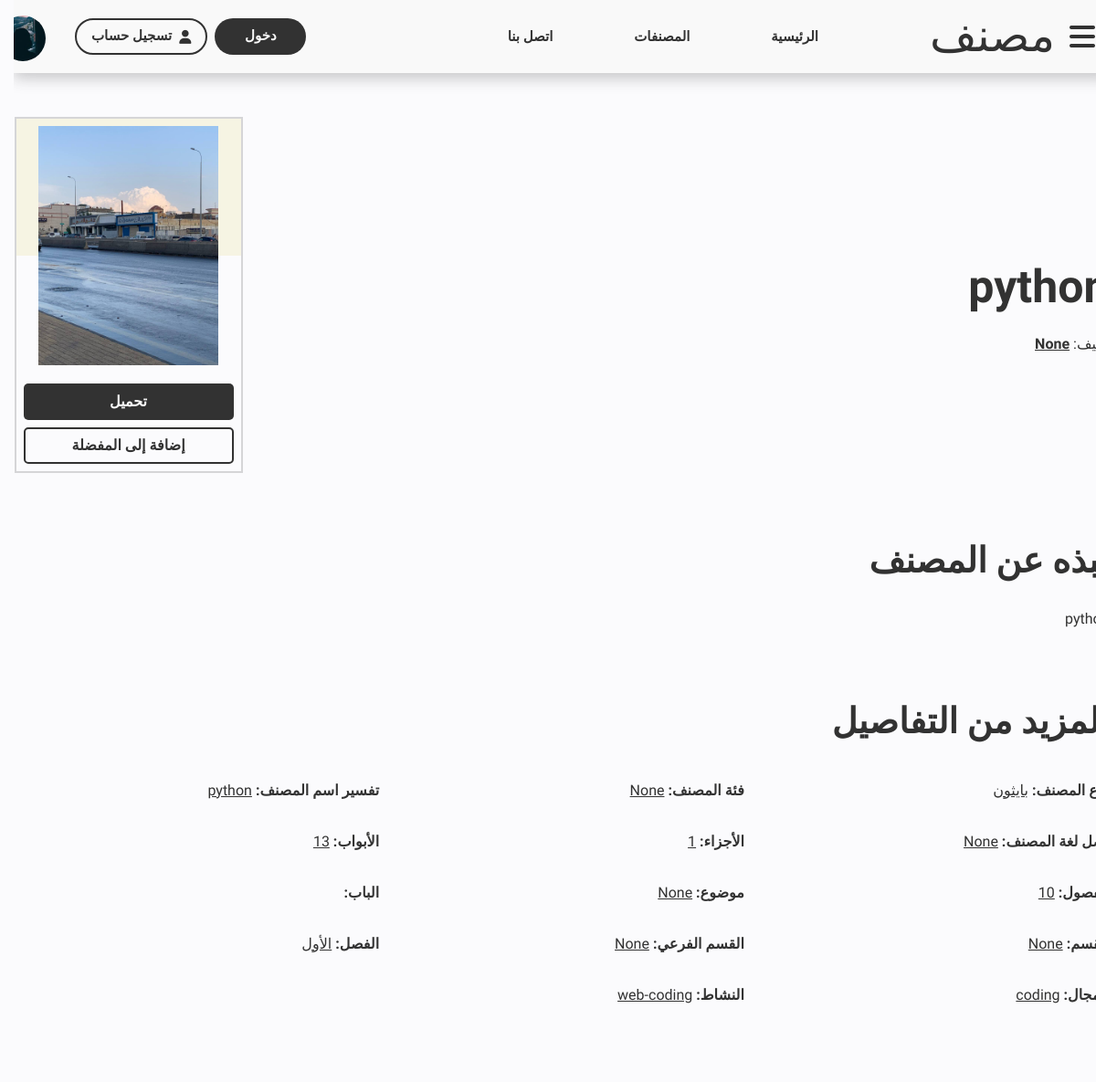
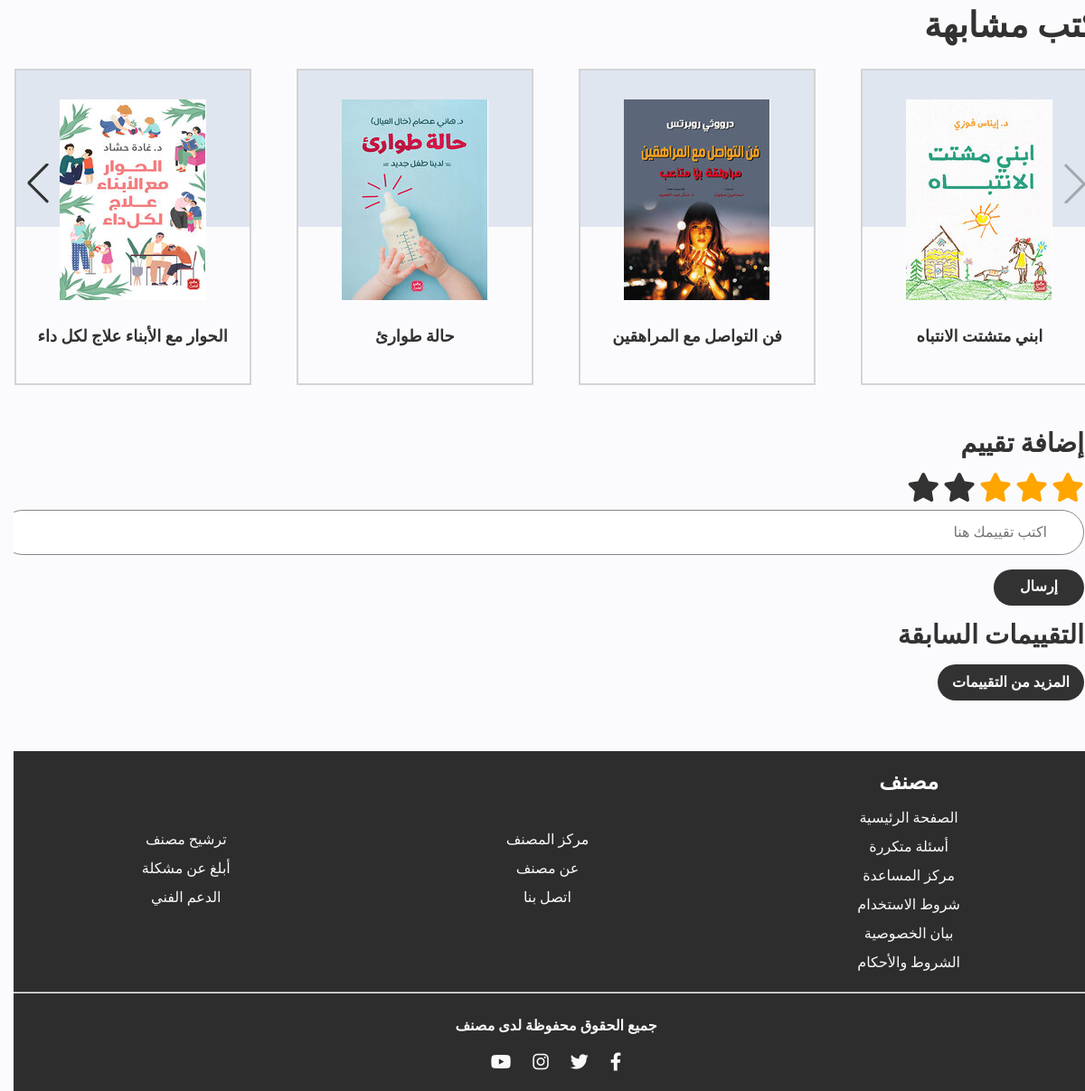
Screenshot of /mosannaf/details/1 with the database file from the repository (2 pictures, top to bottom).
### mosannaf/models.py (models this page shows, shortened)
class Mosannaf(models.Model):
    name = models.CharField(max_length=255, verbose_name='اسم المصنف')
    meaning = models.TextField(verbose_name='تفسير اسم المصنف')
    summary = models.TextField(verbose_name='نبذه عن المصنف')
    m_type = models.ForeignKey(
        'Type', on_delete=models.SET_NULL, blank=True, null=True, verbose_name='نوع المصنف')
    chain = models.CharField(max_length=200, verbose_name='سلسلة')
    related_to = models.ForeignKey(
        "Mosannaf", on_delete=models.SET_NULL, null=True, blank=True, verbose_name='ذو علاقة', related_name='mosannaf_related_to')
    competitor = models.ForeignKey(
        "Mosannaf", on_delete=models.SET_NULL, verbose_name="منافس", null=True, blank=True, related_name='mosannaf_competitor')
    contrary = models.ForeignKey(
        "Mosannaf", on_delete=models.SET_NULL, blank=True, null=True, verbose_name='منافي', related_name='mosannaf_contrary')
    fields = models.ManyToManyField("Field", verbose_name="المجالات")
    category = models.ForeignKey(
        "Category", verbose_name="الفئة", on_delete=models.SET_NULL, null=True, blank=True)
    specialization = models.ForeignKey(
        "Specialization", verbose_name="التخصصص", on_delete=models.SET_NULL, null=True, blank=True)
    original_lang = models.ForeignKey(
        "Lang", verbose_name="أصل لغة المصنف", on_delete=models.SET_NULL, null=True, blank=True)
    date_published = models.DateField(
        verbose_name='تاريخ النشر', null=True, blank=True)
    parts_count = models.IntegerField(default=0, verbose_name='الأجزاء')
    pages_count = models.IntegerField(default=0, verbose_name='الصفحات')
    units_count = models.IntegerField(default=0, verbose_name='اﻷبواب')
    chapters_count = models.IntegerField(default=0, verbose_name='الفصول')
    subject = models.CharField(
        verbose_name="الموضوع", blank=True, null=True, max_length=100)
    branch = models.ForeignKey(
        "Branch", verbose_name='القسم', on_delete=models.SET_NULL, blank=True, null=True)
    sub_branch = models.ForeignKey(
        "SubBranch", verbose_name='القسم الفرعي', on_delete=models.SET_NULL, blank=True, null=True)
    chapter = models.CharField(max_length=200, verbose_name="الفصل")
    field = models.CharField(max_length=200, verbose_name="المجال")
    activity = models.CharField(max_length=200, verbose_name="النشاط")
    image = models.ImageField(verbose_name='صورة المصنف', upload_to='covers/',
                              height_field=None, width_field=None, max_length=None)
    file = models.FileField(verbose_name='ملف المصنف',
                            upload_to='mosannafat/', max_length=100)
    m_format = models.ForeignKey(
        "Formats", verbose_name="صيغة المصنف", blank=True, null=True, on_delete=models.SET_NULL)
    m_form = models.ForeignKey(
        "Forms", verbose_name="شكل المصنف", blank=True, null=True, on_delete=models.SET_NULL)
    m_size = models.CharField(max_length=200, verbose_name="حجم المصنف")
    measurement = models.ForeignKey(
        "Measurement", verbose_name="قياس المصنف", blank=True, null=True, on_delete=models.SET_NULL)
    preparation = models.ForeignKey(
        "Preparation", verbose_name='إعداد', on_delete=models.SET_NULL, blank=True, null=True)
    author = models.ForeignKey(
        "Author", verbose_name='المؤلف', on_delete=models.SET_NULL, blank=True, null=True)
    checker = models.ForeignKey(
        "Checker", verbose_name='المحقق', on_delete=models.SET_NULL, blank=True, null=True)
    publisher = models.ForeignKey(
        "Publisher", verbose_name='ناشر', on_delete=models.SET_NULL, blank=True, null=True)
    printing_house = models.ForeignKey(
        "PrintingHouse", on_delete=models.SET_NULL, null=True, blank=True, verbose_name="المطبعة")
    print_year = models.CharField(verbose_name="سنة الطباعة", max_length=20)
    print_number = models.CharField(verbose_name="رقم طبعة", max_length=20)
    publish_year = models.CharField(verbose_name="سنة النشر", max_length=20)
    isbn = models.CharField(verbose_name='ردمك', max_length=50)
    issn = models.CharField(verbose_name='ردمد', max_length=50)
    deposit_number = models.CharField(
        verbose_name='رقم الايداع', max_length=60)
    iso = models.CharField(max_length=200, verbose_name='ايزو')
    cover_artist = models.ForeignKey(
        "CoverArtists", verbose_name="فنان الغلاف", on_delete=models.SET_NULL, null=True, blank=True)
    class Meta:
        verbose_name = 'مصنف'
        verbose_name_plural = 'المصنفات'

class Type(models.Model):
    name = models.CharField(max_length=250, verbose_name='نوع المصنف')
    def __str__(self):
        return self.name
    class Meta:
        verbose_name = 'نوع المصنف'
        verbose_name_plural = 'أنوع المصنفات'

### mosannaf/views.py (the view)
# urls.py: path('details/<int:id>', details, name='details'),
def details(request, id):
    mosannaf = Mosannaf.objects.get(id=id)
    form = RateForm()
    form1 = AddRate()
    rates = Rate.objects.filter(mosannaf=mosannaf)
    context = {
        'mosannaf': mosannaf,
        'rates': rates,
        'form': form,
        'form1': form1,
    }
    return render(request, 'mosannaf/mosannaf_details.html', context)

### mosannaf/forms.py
class RateForm(forms.ModelForm):
    class Meta:
        model = Rate
        fields = ['details']

class AddRate(forms.Form):
    details = forms.CharField(label='', max_length=200, widget=forms.TextInput, required=True)

### mosannaf/templates/mosannaf/mosannaf_details.html (shortened to what this page needs)
{% extends 'base.html' %}
{% load static %}
{% block stylesheet %}
<link rel="stylesheet" href="{% static './css/book_details.css' %}">
{% endblock stylesheet %}
{% block content %}
<div class="main">
    <div class="container">
        <div class="intro">
            <h1 class="heading book-title">{{mosannaf.name}}</h1>
            <div class="prop">
                تأليف: <span class="author">
                    <a href="#" style="color:#323232">
                        {{mosannaf.author}}
                    </a>
                </span>
            </div>
        </div>
        <div class="cover">
            <div class="img">
                <img src="{{mosannaf.image.url}}" alt="">
            </div>
            <div class="cta">
                <a href="{{mosannaf.file.url}}" target="_blank" class=" btn btn-solid-dark">تحميل</a>
                <a href="#" class="btn btn-outline-dark">إضافة إلى المفضلة</a>
            </div>
        </div>
    </div>
</div>
<div class="more-details">
    <div class="container">
        <div class="about-book">
            <div class="heading">
                <h1>نبذه عن المصنف</h1>
            </div>
            <p>
                {{mosannaf.summary|safe}}
            </p>
        </div>
        <div class="table">
            <div class="heading">
                <h1>المزيد من التفاصيل</h1>
            </div>
            <div class="properties">
                <p class="property">نوع المصنف:&nbsp;<span class="value">{{mosannaf.m_type}}</span></p>
                <p class="property">فئة المصنف:&nbsp;<span class="value">{{mosannaf.category}}</span></p>
                <p class="property">تفسير اسم المصنف: <span class="value">{{mosannaf.meaning}}</span></p>
                <p class="property">أصل لغة المصنف: <span class="value">{{mosannaf.original_lang}}</span></p>
                <p class="property">اﻷجزاء: <span class="value">{{mosannaf.parts_count}}</span></p>
                <p class="property">اﻷبواب: <span class="value">{{mosannaf.units_count}}</span></p>
                <p class="property">الفصول: <span class="value">{{mosannaf.chapters_count}}</span></p>
                <p class="property">موضوع: <span class="value">{{mosannaf.subject}}</span></p>
                <p class="property">الباب: </p>
                <p class="property">القسم: <span class="value">{{mosannaf.branch}}</span></p>
                <p class="property">القسم الفرعي: <span class="value">{{mosannaf.sub_branch}}</span></p>
                <p class="property">الفصل: <span class="value">{{mosannaf.chapter}}</span></p>
                <p class="property">المجال: <span class="value">{{mosannaf.field}}</span></p>
                <p class="property">النشاط: <span class="value">{{mosannaf.activity}}</span></p>
            </div>
        </div>
    </div>
</div>
<section class=" section books-section" id="mainwoman">
    <div class="container swiper mySwiper">
        <div class="heading">
            <h1>كتب مشابهة</h1>
        </div>
        <div class="books swiper-wrapper">
            <div class="book swiper-slide">
                <img src="./assets/images/ابني مشتت الانتباه (غلاف).jpg" alt="" class="book_img">
                <p class="book_title">ابني متشتت الانتباه</p>
            </div>
            <div class="book swiper-slide ">
                <img src="./assets/images/فن التواصل مع المراهقين (غلاف).jpg" alt="" class="book_img">
                <p class="book_title">فن التواصل مع المراهقين</p>
            </div>
            <div class="book swiper-slide ">
                <img src="./assets/images/حالة طوارئ (غلاف).jpg" alt="" class="book_img">
                <p class="book_title">حالة طوارئ</p>
            </div>
            <div class="book swiper-slide ">
                <img src="./assets/images/الحوار مع الابناء علاج لكل داء (غلاف).jpg" alt="" class="book_img">
                <p class="book_title">الحوار مع اﻷبناء علاج لكل داء</p>
            </div>
        </div>
        <div class="swiper-button-next"></div>
        <div class="swiper-button-prev"></div>
    </div>
</section>
<section class="feedbacks" id="feedbacks">
    <div class="container">
        <div class="heading">
            <h2>إضافة تقييم</h2>
        </div>
        <form method="POST" id="add-feedback">
            <div class="input">
                <div class="cta">
                    <div class="rate">
                        <button class="star fa fa-star fa-2x checked" id="first"></button>
                        <button class="star fa fa-star fa-2x checked" id="second"></button>
                        <button class="star fa fa-star fa-2x checked" id="third"></button>
                        <button class="star fa fa-star fa-2x" id="fourth"></button>
                        <button class="star fa fa-star fa-2x" id="fifth"></button>
                    </div>
                    <div class="input">
                        {{form1}}
                    </div>
                </div>
                <button type="submit" id="send-button" class="btn btn-solid-dark">إرسال</button>
            </div>
        </form>
        <div class="heading">
            <h2>التقييمات السابقة</h2>
        </div>
        <a href="" class="btn btn-solid-dark">المزيد من التقييمات</a>
    </div>
</section>
{% endblock content %}

### project/static/css/main.css (style rules this page uses)
:root { --main-background-color: #323232; --main-duration: .2s; --primary-color: #f9f9f9; --secondary-color: #323232; --gold-color: #E47B01; --danger-color: #dc3545; }
* { padding: 0; margin: 0; box-sizing:border-box; -webkit-box-sizing: border-box; -moz-box-sizing: border-box; transition: all var(--main-duration) ease-in-out; font-family: 'cairo', sans-serif; color: var(--secondary-color); }
html { scroll-behavior: smooth; }
body { background: #FBFBFD; }
.heading { font-size: 1.2rem ; color: var(--secondary-color); margin: 1rem 0 ; }
.btn { padding: .5rem 1rem; border-radius:20px; display: flex; justify-content: center; align-items: center; text-align: center; color: var(--primary-color); text-decoration: none; height: fit-content; min-width: 100px; width: fit-content; max-width: 100%; font-weight: bold; height: 40px; user-select: none; outline: none; border:0; cursor: pointer !important; }
.btn-solid-dark { background: var(--secondary-color); color: var(--primary-color); }
.btn-outline-dark { border: 2px solid var(--secondary-color); color: var(--secondary-color); }
.container { margin: 0 auto; margin-bottom: 1rem; height: fit-content; }
@media (min-width: 1200px) { .container { width: 1199px !important; } }
.section { margin-bottom:1rem ; }
.book { padding: 1rem; position: relative; border: 2px solid #32323230; display: flex; justify-content: center; align-items: center; flex-direction: column; gap:20px; width: 100%; min-height: 350px; }
.book img { max-width: 100%; }
.book::after { content: ""; position: absolute; top:0; right: 0; width: 100%; height: 50%; z-index: -1; background: #E0E6F0; }
.book .book_title { text-align: center; margin: 10px 0; font-weight: bold; font-size: 18px; cursor: pointer; text-decoration: none; }
form { margin-top: 1rem; }
form .input { margin-bottom: 1rem; position: relative; }
form .input input, form .input textarea { width: 100% !important; padding-right: 2.5rem; height: 50px; outline: none; border: 1px solid #888888 !important; border-radius: 50px; }
.checked { color: orange; }

### project/static/css/book_details.css (style rules this page uses)
.main .container { display: flex; justify-content: space-between; margin: 3rem auto; align-items: center; }
.main .container .intro { width:500px }
.main .container .cover { width: 250px; border: 2px solid #32323230; }
.main .container .heading { font-size: 50px; line-height: 1.5; }
.main .container .intro .author { text-decoration: underline; font-weight: bold; }
.main .cover .img { width: 100%; height: 100%; display: flex; justify-content: center; align-items: center; position: relative; }
.main .cover .img img { width: 80%; margin-top: .5rem; }
.main .cover .img::after { content: ""; position: absolute; z-index: -1; top: 0; left: 0; width: 100%; height: 150px; background: #F6F4E3; }
.main .cover .cta { margin-top: 20px; padding: 0 .5rem; }
.main .cover .cta .btn { margin-bottom: .5rem ; border-radius: 5px; width: 100%; }
.more-details .container { display: grid; margin: 3rem auto; }
.about-book p { line-height: 2; text-align: justify; }
.table { margin-top: 3rem ; }
.table .properties { display: grid; grid-template-columns: repeat(auto-fill, minmax(300px, 1fr)); line-height: 3.5; align-items: center; }
.table .property { font-weight: bold; }
.table .value { font-weight: normal; text-decoration: underline; }
.feedbacks { padding: 1rem; }
.feedbacks .btn { margin-top:1rem; width: fit-content; }
.star { outline: none; border: none; background: transparent; }

### mosannaf/templates/mosannaf/mosannaf_details.html (style rules this page uses)
form .input { margin-bottom: 1rem; position: relative; }
form .input input { width: 100% !important; padding-right: 2.5rem; height: 50px; outline: none; border: 1px solid #888888 !important; border-radius: 50px; margin-top: .5rem; }

### rows the page displays
Mosannaf: name "python", author "None", image (picture), summary "python", m_type "بايثون", category "None", meaning "python", original_lang "None", units_count "13", chapters_count "10", subject "None", branch "None", sub_branch "None", chapter "الأول", field "coding", activity "web-coding"
